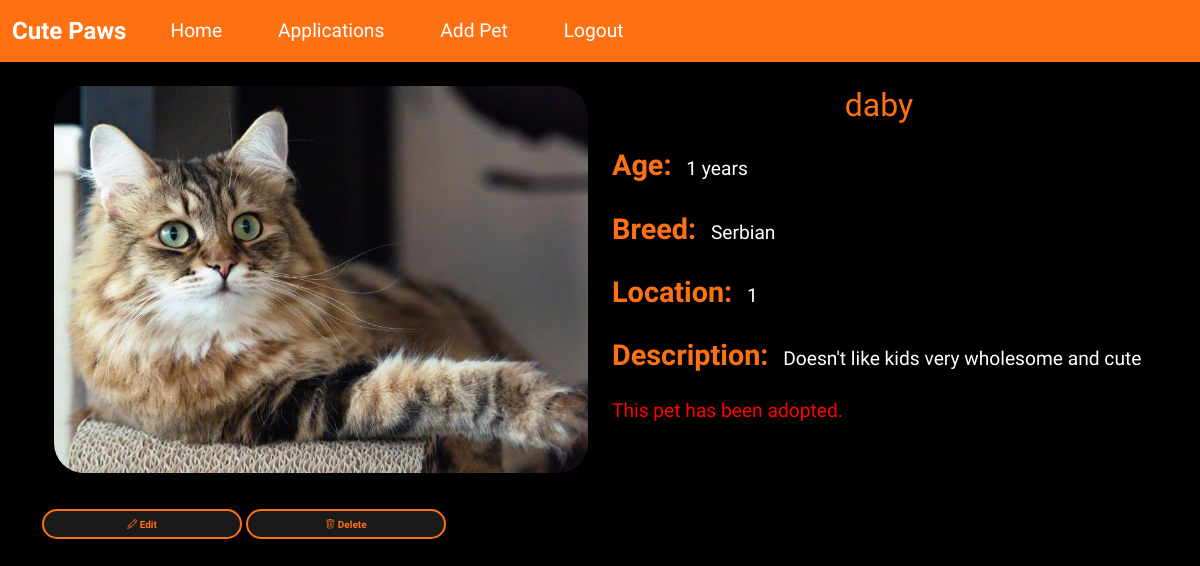
The page /pet/4 (signed in) on the database as committed earlier.
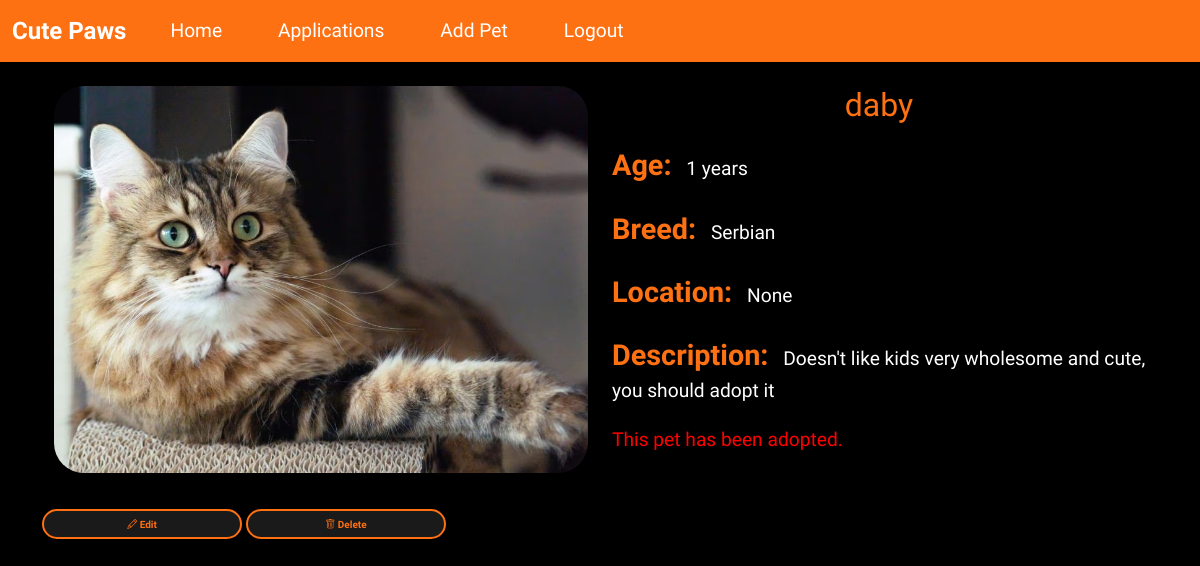
The same page on the database as committed later.
### wepsite/models.py (models this page shows)
class Pet(db.Model):
    id             = db.Column(db.Integer, primary_key=True)
    name           = db.Column(db.String(100))
    age            = db.Column(db.Integer)
    breed          = db.Column(db.String(100))
    description    = db.Column(db.Text)
    city           = db.Column(db.String(100))  # Changed from location to city
    image_filename = db.Column(db.String(200))
    is_adopted     = db.Column(db.Boolean, default=False)
    adoption_date = db.Column(db.DateTime)
    posted_by      = db.Column(db.Integer, db.ForeignKey('user.id'))

### wepsite/views.py (the view)
@views.route('/pet/<int:pet_id>')
@login_required
def pet_detail(pet_id):
    pet = Pet.query.get_or_404(pet_id)
    return render_template('pet_detail.html', user=current_user, pet=pet)

### wepsite/templates/pet_detail.html (shortened to what this page needs)
{% extends "base.html" %}
{% block extra_css %}
<link rel="stylesheet" href="{{ url_for('static', filename='css/pet_detail.css') }}">
{% endblock %}
{% block content %}
<div class="container mt-4">
    <div class="row">
        <div class="col-md-6">
            <img src="{{ url_for('static', filename='uploads/' + pet.image_filename) }}" class="img-fluid" alt="{{ pet.name }}">
        </div>
        <div class="col-md-6">
            <h1>{{ pet.name }}</h1>
            <p><strong>Age:</strong> {{ pet.age }} years</p>
            <p><strong>Breed:</strong> {{ pet.breed }}</p>
            <p><strong>Location:</strong> {{ pet.city }}</p>
            <p><strong>Description:</strong> {{ pet.description }}</p>
            {% if pet.is_adopted %}
                <p class="adoptedCat" style="color: red;">This pet has been adopted.</p>
        {% endif %}
        </div>
    </div>
</div>
{% if current_user.is_admin %}
  <div class="admin-actions mt-3">
    <a href="{{ url_for('views.edit_pet', pet_id=pet.id) }}" class="btn btn-warning">
      <i class="bi bi-pencil"></i> Edit
    </a>
    {% if not pet.is_adopted %}
      <button class="btn btn-danger" data-bs-toggle="modal" data-bs-target="#confirmAdoptModal">
        <i class="bi bi-check-circle"></i> Mark as Adopted
      </button>
    {% else %}
      <button class="btn btn-outline-danger" data-bs-toggle="modal" data-bs-target="#confirmDeleteModal">
        <i class="bi bi-trash"></i> Delete
      </button>
    {% endif %}
{% endif %}
  </div>
{% endblock %}

Rows that differ between the two databases and show on the page:
changed Pet "daby": city "1" → "None"; description "Doesn't like kids very wholesome and cute" → "Doesn't like kids very wholesome and cute, you should adopt it"
